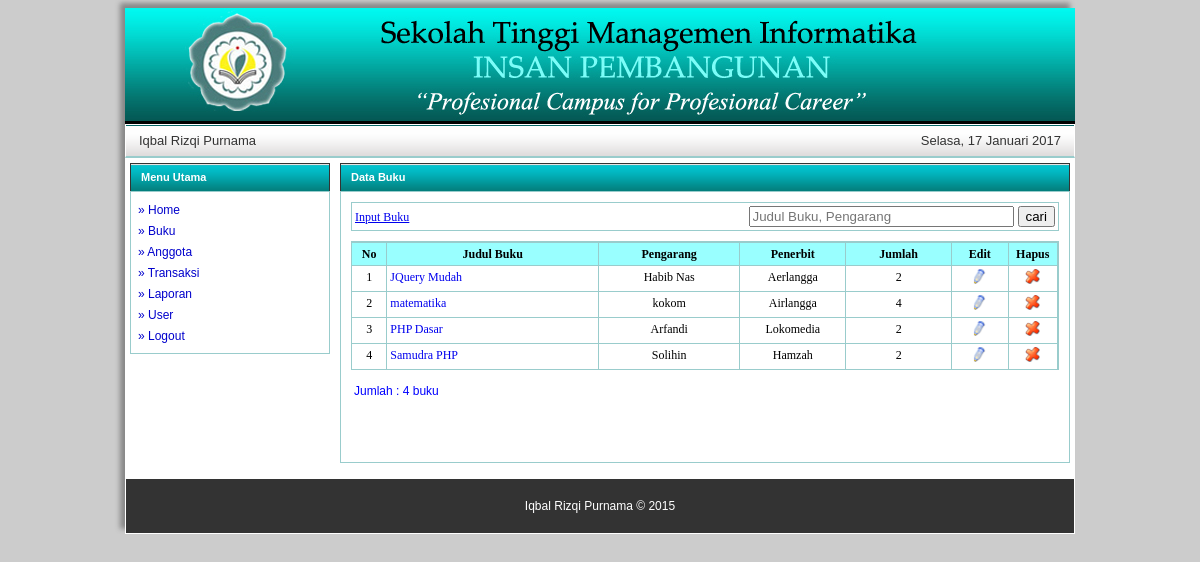
The page /admin/index.php?page=buku (signed in) on the database its author committed.
### tables this page shows
CREATE TABLE `tbl_buku` (
  `id` int(5) NOT NULL,
  `judul` varchar(200) NOT NULL,
  `pengarang` varchar(100) NOT NULL,
  `penerbit` varchar(150) NOT NULL,
  `thn_terbit` varchar(4) NOT NULL,
  `isbn` varchar(25) NOT NULL,
  `jumlah_buku` int(3) NOT NULL,
  `lokasi` enum('rak1','rak2','rak3') NOT NULL,
  `tgl_input` datetime NOT NULL
);

### admin/buku_data.php (the view, shortened to what this page needs)
<div id="menu-tengah">
   	<div id="bg_menu">Data Buku
   	</div>
   	<div id="content_menu">
       <div id="menu_header">
       	<form action="?page=buku_search" method="post">
       	<table width="100%" height="100%" style="border:1px solid #9cc;">
           	<tr>
               	<td width="50%"><a href="?page=buku_input">Input Buku</a></td>
                   <td width="50%" align="right"><input type="text" name="cari" size="30" placeholder="Judul Buku, Pengarang"></td>
                   <td><input type="submit" id="submit" value="cari"></td>
               </tr>
           </table>
           </form>
   	</div>
  	    <div class="zebra-table">
  	      <table width="100%" height="100%" align="center" cellspacing="0" cellpadding="5">
  	        <thead align="center">
  	          <tr>
  	            <th align="center" width="5%" >No</th>
  	            <th width="30%">Judul Buku</th>
  	            <th width="20%">Pengarang</th>
  	            <th width="15%">Penerbit</th>
  	            <th width="15%">Jumlah</th>
               <th width="8%">Edit</th>
               <th width="8%">Hapus</th>
             </tr>
           </thead>
           <?php
			$query = "SELECT * FROM tbl_buku ORDER by judul";
			$sql = mysql_query($query);
			$total = mysql_num_rows($sql);
			$no = 1;
			while ($data=mysql_fetch_array($sql)) {
		?>
  	        <tbody>
  	          <tr>
  	            <td align="center"><?php echo $no; ?></td>
  	            <td><a href="?page=detil-buku&judul=<?php echo $data['judul']; ?>" class="detil"><?php echo $data['judul']; ?></a></td>
  	            <td align="center"><?php echo $data['pengarang']; ?></td>
  	            <td align="center"><?php echo $data['penerbit']; ?></td>
  	            <td align="center"><?php echo $data['jumlah_buku']; ?></td>
               <td align="center"><a href="?page=buku_edit&id=<?php echo $data['id']; ?>"><img src="../images/edit.png"/ width="15px" height="15px"></a></td>
               <td align="center"><a href="?page=buku_hapus&id=<?php echo $data['id']; ?>" onclick="return confirm('Anda yakin ingin menghapus data buku <?php echo $data['judul']; ?> ?')"><img src="../images/delete.png"/ width="15px" height="15px"></a></td>
             </tr>
           <?php $no++; } ?>
           </tbody>
         </table>
         </div>
         <div id="menu_bottom">
       	<table width="100%" style="border:0px solid #9cc;">
           	<tr>
               	<td width="50%">Jumlah : <?php echo $total; ?> buku</td>
               </tr>
           </table>
   	</div>
  	  </div>
   </div>

### admin/index.php (shortened to what this page needs)
<?php
if(!isset($_SESSION['nama'])){
	echo "<script>alert('Silahkan login terlebih dahulu')</script>";
	echo "<meta http-equiv='refresh' content='0; url=../index.php'>";
} else {
?>
<!DOCTYPE html>
<html lang="en">
<head>
<link rel="stylesheet" type="text/css" href="../images/style.css" />
</head>
<body>
<div id="main">
    <div id="header">
    <img src="../images/header.jpg" />
    </div>
    <div id="menu-atas">
    	<div id="menu_user">
        <span><?=$_SESSION['nama'];?></span>
        </div>
        <div id="menu_tanggal" align="right">
        <span><?php
		 	$array_hr= array(1=>"Senin","Selasa","Rabu","Kamis","Jumat","Sabtu","Minggu");
 			$hr = $array_hr[date('N')];
			$tgl= date('j');
			$array_bln = array(1=>"Januari","Februari","Maret", "April", "Mei","Juni","Juli","Agustus","September","Oktober", "November","Desember");
			$bln = $array_bln[date('n')];
			$thn = date('Y');
			echo $hr . ", " . $tgl . " " . $bln . " " . $thn . " ";
			?>
        </span>
        </div>
    </div>
<div>
 	<div id="menu-kiri">
    	<div id="bg_menu">Menu Utama
    	</div>
    	<div id="left_menu">
        	<a href="index.php" class="menu">&raquo; Home </a> <br />
        	<a href="?page=buku" class="menu">&raquo; Buku </a> <br />
        	<a href="?page=anggota" class="menu">&raquo; Anggota </a> <br />
        	<a href="?page=transaksi" class="menu">&raquo; Transaksi </a> <br />
            <a href="?page=laporan" class="menu">&raquo; Laporan </a> <br />
            <a href="?page=user" class="menu">&raquo; User </a> <br />
            <a href="../logout.php" class="menu">&raquo; Logout </a> <br />
        </div>
    </div>
    	     <?php
				 switch($_GET['page'])
				 	{
						case "buku";
						include "buku_data.php";
						break;
					}
			?>
</div>
    <div id="footer"><center>Iqbal Rizqi Purnama &copy; 2015</center></div>
</div>
</body>
</html>
<?php } ?>

### images/style.css (style rules this page uses)
body { background-color: #CCC; font-family:Tahoma, Geneva, sans-serif; font-size: 14px; }
#main { background-color: #ffffff; width: 950px; margin: 0 auto; border: 1px ; -moz-box-shadow: -5px -5px 5px #888; -webkit-box-shadow: -5px -5px 5px #888; box-shadow: -5px -5px 5px #888; }
#header { background-color: #000000; }
#menu-atas { background-image:url(../images/menu-atas.gif); background-color: #CCC; text-shadow: #0FF; border: 1px solid #FFF; border-bottom:2px solid #9cc; padding:8px; padding-bottom:8px; }
#menu_user { color : #333333; font-size: 13px; margin-right: 20px; margin-left: 5px; text-decoration:none; width:200; float:left; }
#menu_tanggal { color : #333333; font-size: 13px; margin-right:5px; }
#footer { background-color:#333; font-size:12px; font:Tahoma, Geneva, sans-serif; color:#FFF; border: 1px solid #FFF; padding:20px; }
#menu-kiri { margin:5px; width:200px; float:left; }
#menu-tengah { margin:5px; width:730px; float:left; }
#bg_menu { background-color: #ccc; background-image:url(../images/menu-biru.gif); border:1px solid #333; border-bottom:0px; padding:7px; padding-left:10px; color:#ffffff; font-weight:bold; font-size:11px; height:13px; }
#content_menu { background-color: #FFF; border: 1px solid #9CC; line-height: 16px; padding: 3px; margin-bottom: 10px; font-size:14px; padding:10px; }
#left_menu { background-color: #FFF; border: 1px solid #9CC; line-height: 20px; padding: 7px; margin-bottom: 10px; font-size:14px; }
#left_menu a { color: #00C; font-size: 12px; font-family:Verdana, Geneva, sans-serif; font-weight:normal; text-decoration:none; }
.zebra-table { background-color:#FFF; font-size:12px; font-family:Georgia, "Times New Roman", Times, serif; border-collapse: collapse; border: 1px solid #9cc; overflow: hidden; margin-bottom:10px; }
.zebra-table th { background-color:#9FF; color:; }
.zebra-table th,.zebra-table td { vertical-align: top; padding:3px 3px; margin:0; border-top:1px solid #9cc; border-right:1px solid #9cc; }
.zebra-table tbody tr:nth-child(odd) { background: #FFF; }
.zebra-table a { text-decoration:none; text-shadow:#FF9; }
#menu_header { font-size:12px; font-family:Georgia, "Times New Roman", Times, serif; border-collapse: collapse; overflow: hidden; margin-bottom:10px; }
#menu_bottom { font-size:12px; color:#00F; font-family:Verdana, Geneva, sans-serif; border-collapse: collapse; overflow: hidden; margin-bottom:50px; }

### rows shown on the page
tbl_buku: judul "JQuery Mudah", pengarang "Habib Nas", penerbit "Aerlangga", jumlah_buku "2"
tbl_buku: judul "matematika", pengarang "kokom", penerbit "Airlangga", jumlah_buku "4"
tbl_buku: judul "PHP Dasar", pengarang "Arfandi", penerbit "Lokomedia", jumlah_buku "2"
tbl_buku: judul "Samudra PHP", pengarang "Solihin", penerbit "Hamzah", jumlah_buku "2"

### other values the page prints
$_SESSION['nama'] "Iqbal Rizqi Purnama"
$total "4"
